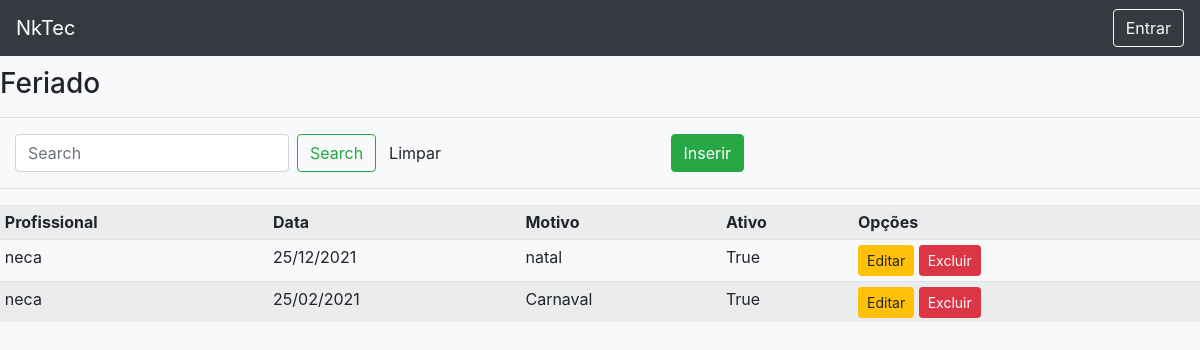
The app's page /list/dayoff/, older data.
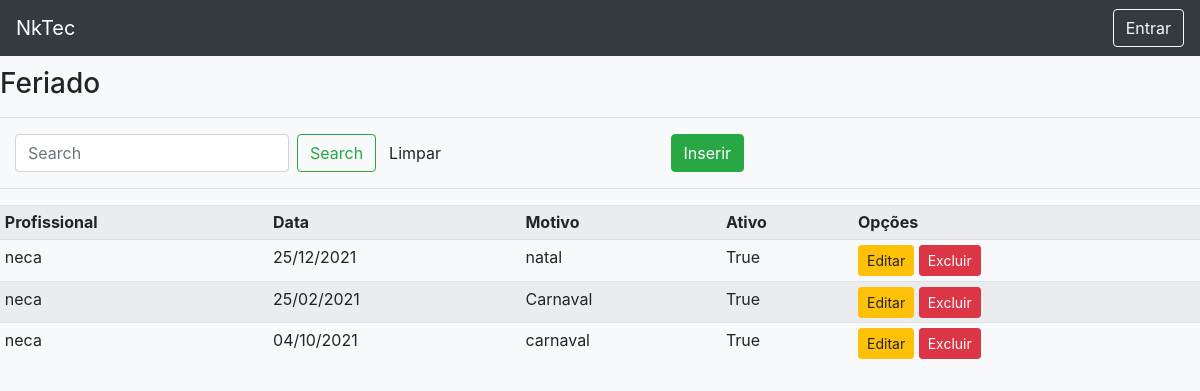
The same page, newer data.
### registrations/models.py (models this page shows, shortened)
class DayOff (models.Model):
    professional = models.ForeignKey(User, models.DO_NOTHING, blank = True, null = True, verbose_name="Profissional")
    daydate = models.CharField(max_length=10, verbose_name="Data do Feriado")#format dd/mm/yyyy
    reason = models.CharField(max_length=255, verbose_name="Motivo")
    active = models.BooleanField(default=True, verbose_name="Ativo")
    created_at = models.DateTimeField(auto_now=True, verbose_name="Criado em.")

### users/models.py (models this page shows)
class User(AbstractUser):
    pass
    client = models.BooleanField(blank=True, null=True, default=False)
    tel = models.CharField(max_length=11, blank=True,null=True, verbose_name="Telefone")
    professional = models.BooleanField(default=False)
    master = models.ForeignKey('User', blank=True,null=True, on_delete=models.PROTECT)

### registrations/views.py (the view)
# urls.py: path('list/dayoff/', DayOffList.as_view(), name ='list-dayoff'),
class DayOffList(ListView):
    model = DayOff
    template_name = 'registrations/lists/dayoff.html'
    def get_queryset(self):
        if (self.request.GET.get('search')):
            self.object_list = DayOff.objects.filter(reason__icontains = self.request.GET.get('search'))
        else:
            self.object_list = DayOff.objects.all()
        return self.object_list

### registrations/templates/registrations/lists/dayoff.html
{% extends 'pages/template.html' %}
{% load static %}
{% block content %}
<h3>Feriado</h3>
<hr>
<div class="row ml-auto">
    <div class="col-sm">
        <form method="get" class="form-inline my-2 my-lg-0 mt-2" action="">
            <input class="form-control mr-sm-2" type="search" value="{{request.GET.search}}" placeholder="Search" aria-label="Search" id="search"
                name="search" autofocus>
            <button class="btn btn-outline-success my-2 my-sm-0" type="submit">Search</button>
            <a href="{% url 'list-dayoff' %}" class="btn">Limpar</a>
        </form>
    </div>
    <div class="col-sm">
        <a href="{% url 'create-dayoff' %}" class="btn btn-success ml-5">Inserir</a>
    </div>
</div>
<hr>
<div class="table-responsive">
    <table class="table table-striped table-sm">
        <tr>
            <th>Profissional</th>
            <th>Data</th>
            <th>Motivo</th>
            <th>Ativo</th>
            <th>Opções</th>
        </tr>
        {% for obj in object_list %}
        <tr>
            <td>{{obj.professional}}</td>
            <td>{{obj.daydate}}</td>
            <td>{{obj.reason}}</td>
            <td>{{obj.active}}</td>
            <td>
                <a href="{% url 'edit-dayoff' obj.pk %}" class="btn btn-warning btn-sm">Editar</a>
                <a href="{% url 'delete-dayoff' obj.pk %}" class="btn btn-danger btn-sm">Excluir</a>
            </td>
        </tr>
        {% empty %}
        <tr>
            <td colspan="3">
                Nenhum Registro encontrado
            </td>
        </tr>
        {% endfor %}
    </table>
</div>
{% endblock %}

Row changes from the older to the newer data that the page shows:
added DayOff: professional "neca", daydate "04/10/2021", reason "carnaval", active "True"
